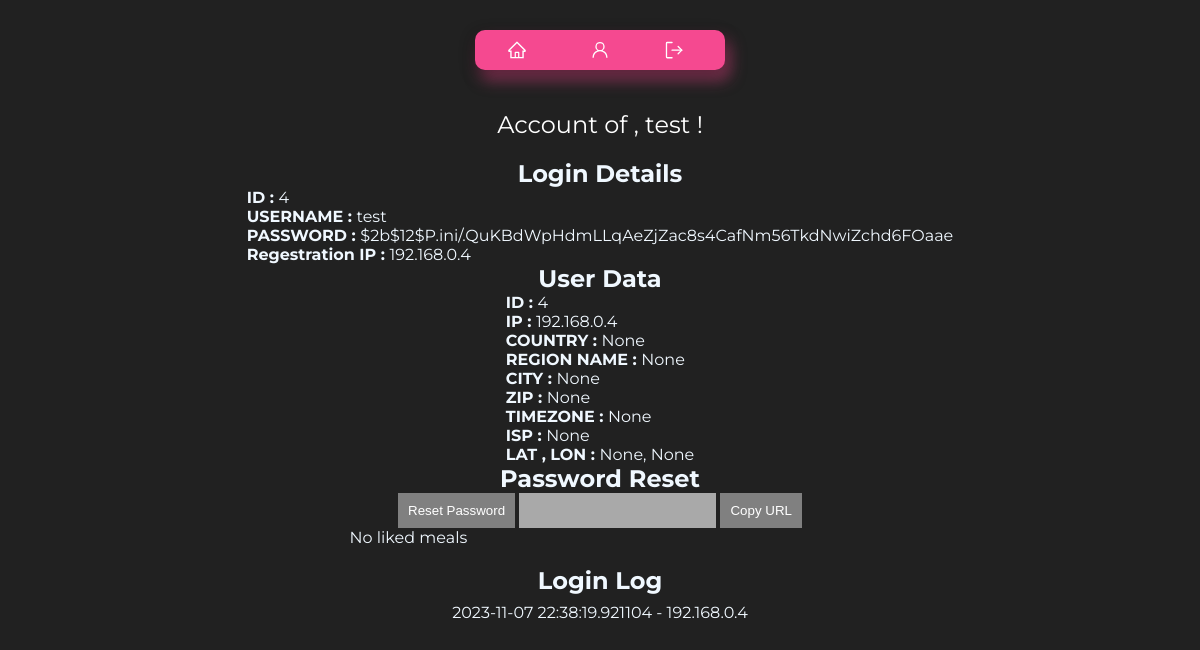
Page /test (signed in) on the earlier database version.
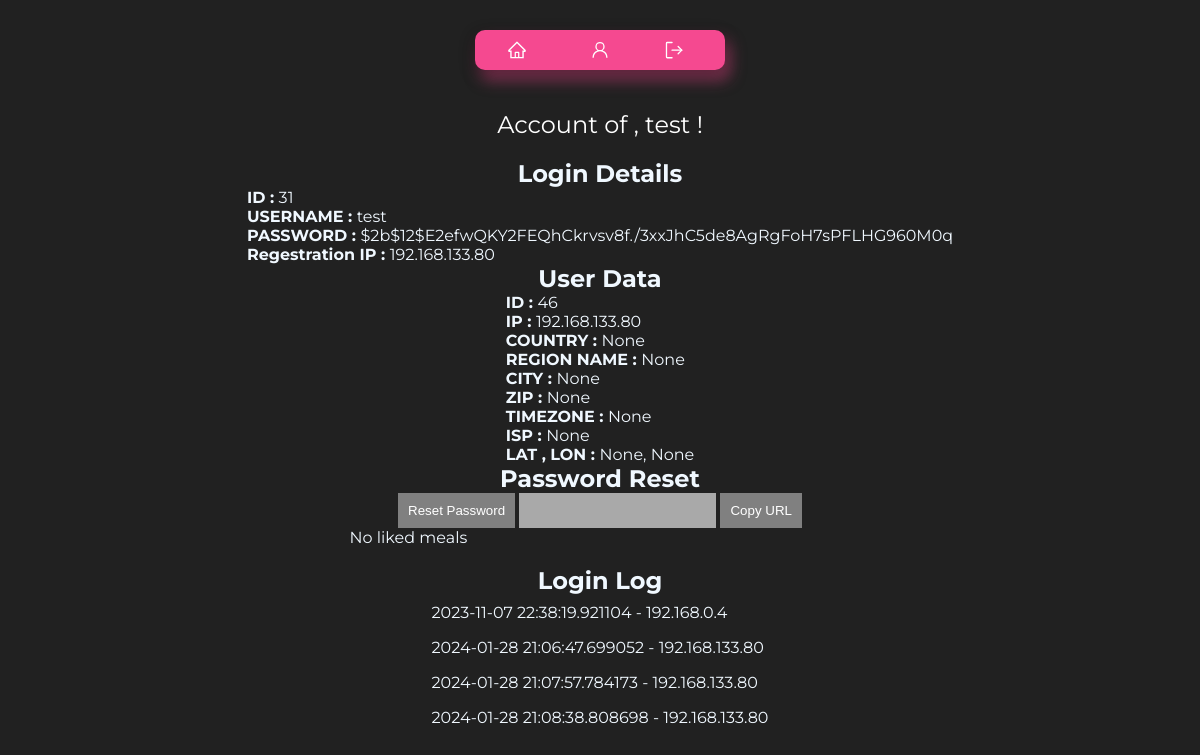
Same page on the later database version.
### tables this page shows
CREATE TABLE users (
        id INTEGER PRIMARY KEY,
        username TEXT UNIQUE,
        password TEXT,
        ip TEXT
    );

CREATE TABLE userData (
        id INTEGER PRIMARY KEY,
        username TEXT,
        ip TEXT,
        country TEXT,
        regionname TEXT,
        city TEXT,
        zip TEXT, 
        lat TEXT,
        lon TEXT,
        timezone TEXT,
        isp TEXT
    );

CREATE TABLE loginLog (
        id INTEGER PRIMARY KEY,
        username TEXT,
        ip TEXT,
        timestamp TIMESTAMP DEFAULT CURRENT_TIMESTAMP
    );

### main.py (the view)
@app.route('/<string:username>', methods=['GET'])
def user(username):
    nonce = secrets.token_hex(8)
    if 'username' in session:
        logged_in_username = session['username']
        if logged_in_username == 'admin':
            csp_header['script-src'] = f"'self' 'nonce-{nonce}'"
            username = sanitize_input(username)
            liked_meals = get_liked_Meals_db(username)
            user_data = get_user_data(username)
            user_login_info = get_user(username)
            login_log = get_login_log(username)
            meal = [meal[2] for meal in liked_meals]
            return render_template('admin/user_details.html',
                       username=username,
                       loginDetails=user_login_info,
                       liked_meal_ids=meal,  # Pass the likedMeals data
                       loginLog=login_log,
                       userData=user_data,
                       nonce=nonce)
        return redirect(url_for('account'))  # HTTP 403 Forbidden for non-admin users
    else:
        return redirect(url_for('login'))

### main.py (called while the page is built)
@app.after_request
def set_csp_header(response):
    csp_value = '; '.join([f"{key} {value}" for key, value in csp_header.items()])
    response.headers['Content-Security-Policy'] = csp_value
    return response

@app.after_request
def add_security_headers(response):
    response.headers['X-Frame-Options'] = 'SAMEORIGIN'
    return response

@app.after_request
def add_hsts_header(response):
    response.headers['Strict-Transport-Security'] = 'max-age=31536000; includeSubDomains; preload'
    return response

@app.after_request
def add_content_type_header(response):
    response.headers['X-Content-Type-Options'] = 'nosniff'
    return response

### scripts/check_input.py (called while the page is built)
def sanitize_input(input_string):
    sanitized_input = input_string.strip()
    sanitized_input = re.sub(r'[(;\'"\\)]', '', sanitized_input)
    return sanitized_input

### scripts/db.py (called while the page is built)
def connect():
    conn = sqlite3.connect('database/testdb.db')
    cursor = conn.cursor()
    return conn, cursor

def get_liked_Meals_db(username):
    conn, cursor = connect()
    cursor.execute('SELECT * FROM likedMeals WHERE username = ?', (username,))
    user_liked_meals = cursor.fetchall()
    conn.commit()
    conn.close()
    return user_liked_meals

### templates/admin/user_details.html (shortened to what this page needs)
<!DOCTYPE html>
<html lang="en">
<head>
  <link rel="stylesheet" type="text/css" href="{{ url_for('static', filename='css/account.css') }}">
  <link rel="stylesheet" type="text/css" href="{{ url_for('static', filename='css/template.css') }}" />
  <link rel="stylesheet" type="text/css" href="{{ url_for('static', filename='css/header.css') }}" />
</head>
<body>
  <header>
    <div class="button-container">
      <a class="button" href="/">
      </a>
      <a class="button" href="/admin/dashboard">
      </a>
      <a class="button" href="/logout">
      </a>
    </div>
  </header>
  <div class="user-data">
    <span>Account of , {{ username }} !</span>
  </div>
  <h2>Login Details</h2>
  <div>
    <p><b>ID : </b>{{ loginDetails.id }} <br></p>
    <p><b>USERNAME : </b>{{ loginDetails.username }} <br></p>
    <p><b>PASSWORD : </b>{{ loginDetails.password }} <br></p>
    <p><b>Regestration IP : </b>{{ loginDetails.ip }} <br></p>
  </div>
  <h2>User Data</h2>
  <div>
    <p><b>ID : </b>{{ userData.id }}<br></p>
    <p><b>IP : </b>{{ userData.ip }}<br></p>
    <p><b>COUNTRY : </b>{{ userData.country }}<br></p>
    <p><b>REGION NAME : </b>{{ userData.regionname }}<br></p>
    <p><b>CITY : </b>{{ userData.city }}<br></p>
    <p><b>ZIP : </b>{{ userData.zip }}<br></p>
    <p><b>TIMEZONE : </b>{{ userData.timezone }}<br></p>
    <p><b>ISP : </b>{{ userData.isp }}<br></p>
    <p><b>LAT , LON : </b> {{ userData.lat }}, {{ userData.lon }}<br></p>
  </div>
  <h2>Password Reset</h2>
  <div>
    <button id="resetButton" nonce="{{ nonce }}"
      style="background: gray; border: none; outline: none; padding: 10px; cursor: pointer; color: white;">Reset
      Password</button>
    <input type="text" id="resetUrlField" value="" readonly
      style="background: darkgray; border: none; outline: none; padding: 10px; color: white;">
    <button id="copyUrlButton" nonce="{{ nonce }}"
      style="background: gray; border: none; outline: none; padding: 10px; cursor: pointer; color: white;">Copy
      URL</button>
  </div>
  <section>
    <div class="recipies">
      <section class="categories grid" id="categories"></section>
    </div>
  </section>
  <br>
  <h2>Login Log</h2>
  <ul>
    {% for log in loginLog %}
    <ul style="padding: 8px;">{{ log.timestamp }} - {{ log.ip }}</ul>
    {% endfor %}
  </ul>
</body>
</html>

Differences in the rows shown:
removed users: id "4", username "test", password "$2b$12$P.ini/.QuKBdWpHdmLLqAeZjZac8s4CafNm56TkdNwiZchd6FOaae", ip "192.168.0.4"
no longer on this page (row unchanged): userData: id "4", ip "192.168.0.4"
added users: id "31", username "test", password "$2b$12$E2efwQKY2FEQhCkrvsv8f./3xxJhC5de8AgRgFoH7sPFLHG960M0q", ip "192.168.133.80"
added userData: id "46", ip "192.168.133.80"
added loginLog: timestamp "2024-01-28 21:06:47.699052", ip "192.168.133.80"
added loginLog: timestamp "2024-01-28 21:07:57.784173", ip "192.168.133.80"
added loginLog: timestamp "2024-01-28 21:08:38.808698", ip "192.168.133.80"
